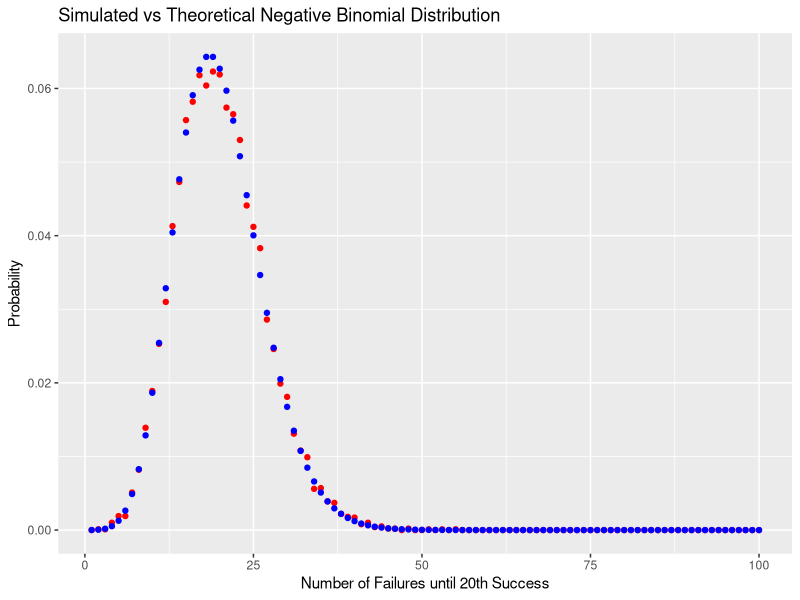

R code for this plot:
install.packages("ggplot2")
library(ggplot2)

# Set seed
set.seed(42)

# Theoretical probabilities=
theory_sim <- c(NA)
for (i in 0:100) {
  theory_sim[i] <- choose((i + 20 - 1), (20 - 1)) * (0.5^20) * ((1 - 0.5)^i)
}

# Simulate the negative binomial distribution
x <- 1:100
n <- 10000
r <- 20
p <- 0.5
negative_sim <- rnbinom(n, size = r, prob = p)
negative_bin <- rep(0, length(x))
for (i in 1:length(x)) {
  negative_bin[i] <- sum(negative_sim == x[i]) / length(negative_sim)
}


negative_bin_df <- data.frame(x = 1:100, 
                              negative_bin = negative_bin, 
                              theory_sim = theory_sim)

# Scatter plot of simulated negative binomial distribution
library(ggplot2)
ggplot(negative_bin_df, aes(x)) +
  geom_point(aes(y = negative_bin), color = "red") +
  geom_point(aes(y = theory_sim), color = "blue") +               
  ggtitle("Simulated vs Theoretical Negative Binomial Distribution") +
  xlab("Number of Failures until 20th Success") +
  ylab("Probability") +
  scale_color_manual(labels = c("Simulated", "Theoretical"), 
                     values = c("red", "blue"))
